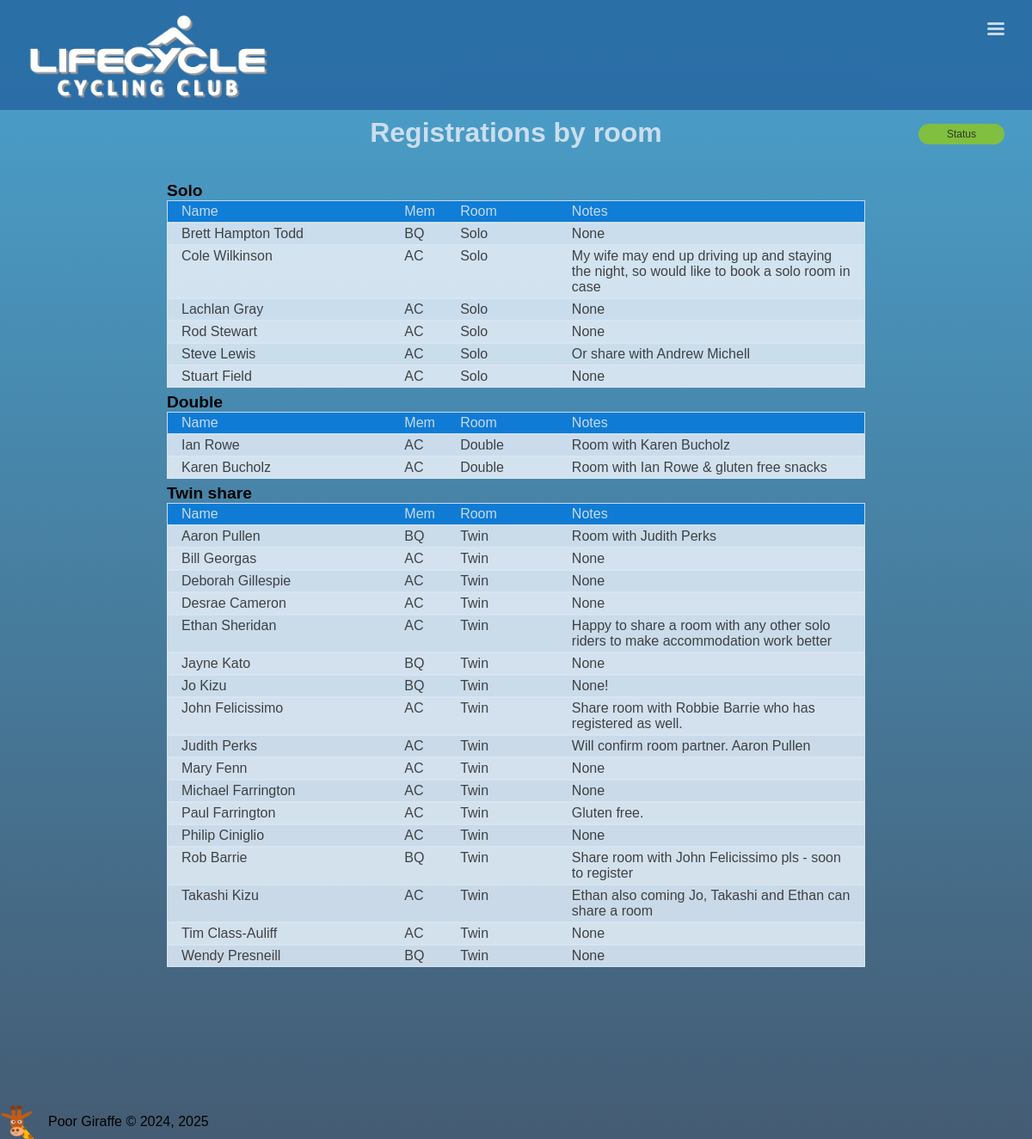
/rooms/, run on the app's committed database.
### book/models.py (models this page shows, shortened)
class Registration(models.Model):
	name = models.CharField(max_length=30)
	email = models.EmailField()
	membership = models.ForeignKey(Membership, on_delete=models.CASCADE, null=True)
	status = models.ForeignKey(Status, on_delete=models.CASCADE)
	room = models.ForeignKey(RoomType, on_delete=models.CASCADE)
	notes = models.CharField(max_length=100, blank=True, null=True)
	regdate = models.DateField(auto_now_add = True, blank=True, null=True)

class Membership(models.Model):
	membership = models.CharField(max_length=30)
	code = models.CharField(max_length=3)

class RoomType(models.Model):
	description = models.CharField(max_length=20)
	supplement = models.IntegerField()
	amount = models.DecimalField(max_digits=6, decimal_places=2, blank=True, null=True)
	includes = models.CharField(max_length=200, blank=True, null=True)
	def __str__(self):
		return self.description

### book/views.py (the view)
# urls.py: path('rooms/', registrations_room, name='rooms'),
def registrations_room(request):
	registrations = Registration.objects.all().order_by('name')
	context = {
		'registrations': registrations,
	}
	return render(request, 'registrations_room.html', context)

### book/template/registrations_room.html (shortened to what this page needs)
{% extends 'base.html' %}
{% load static %}
{% block main %}
	<main>
		<h1>Registrations by room</h1>
		<div class="registrations">
			<h2>Solo</h2>
			<div class="header"><p>Name</p><p>Mem</p><p>Room</p><p>Notes</p></div>
			<ul>
			{% for reg in registrations %}
				{% if reg.room.id == 2 %}
					<li><a href="{{ reg.id }}"><p>{{ reg.name|title }}</p><p>{{ reg.membership.code }}</p><p>{{ reg.room }}</p><p>{{ reg.notes }}</p></a></li>
				{% endif %}
			{% endfor %}
			</ul>
			<h2>Double</h2>
			<div class="header"><p>Name</p><p>Mem</p><p>Room</p><p>Notes</p></div>
			<ul>
			{% for reg in registrations %}
				{% if reg.room.id == 1 %}
					<li><a href="{{ reg.id }}"><p>{{ reg.name|title }}</p><p>{{ reg.membership.code }}</p><p>{{ reg.room }}</p><p>{{ reg.notes }}</p></a></li>
				{% endif %}
			{% endfor %}
			</ul>
			<h2>Twin share</h2>
			<div class="header"><p>Name</p><p>Mem</p><p>Room</p><p>Notes</p></div>
			<ul>
			{% for reg in registrations %}
				{% if reg.room.id == 3 %}
					<li><a href="{{ reg.id }}"><p>{{ reg.name|title }}</p><p>{{ reg.membership.code }}</p><p>{{ reg.room }}</p><p>{{ reg.notes }}</p></a></li>
				{% endif %}
			{% endfor %}
			</ul>
		</div>
		<a href="{% url 'registrations' %}">
			<button class="button_room">Status</button>
		</a>
	</main>
{% endblock %}

### book/static/base_style.css (style rules this page uses)
:root { --clr-background: linear-gradient(hsl(200, 58%, 50%, 0.9), hsl(210, 58%, 20%, 0.8)); --clr-card: hsl(200, 60%, 55%, 0.9); --clr-nav: hsl(208, 60%, 40%, 0.9); --clr-green: hsl(90, 50%, 50%); --clr-red: hsl(0, 90%, 50%); --clr-blue: hsl(208, 90%, 45%, 0.9); --clr-yellow: hsl(70, 90%, 50%, 0.9); --clr-white: hsl(208, 50%, 90%, 0.9); --clr-black: hsl(0, 0%, 10%, 0.8); --clr-shadow: hsl(200, 50%, 100%, 0.5); --clr-border: hsl(0, 0%, 100%); }
*, *::before, *::after { box-sizing: border-box; }
a { text-decoration: none; color: inherit; }
* { margin: 0; padding: 0; }
html { font-size: clamp(14px, 2vw, 16px); }
body { width: 100vw; min-height: 100vh; background: var(--clr-background); font-family: Arial, san-serif, HankenGrotesk; font-weight: 300; }
main { width: 100vw; min-height: 60vh; margin: 8rem auto; display: flex; gap: 0rem; flex-direction: column; align-items: center; justify-content: center; }
p { max-width: 50ch; }
h1 { color: var(--clr-white); margin-top: 0.5rem; }
ul { list-style: none; }
@media (min-width: 660px) { body { font-size: 16px; } }
@media (min-width: 660px) { main { width: clamp(400px, 90vw, 812px); min-height: 60vh; margin: 8rem auto; display: flex; gap: 2rem; flex-direction: column; align-items: center; justify-content: center; } }

### book/static/style.css (style rules this page uses)
button { width: 100%; margin: 1rem 0 0 0; padding: 5px 2rem; border: none; border-radius: 15px; font-size: 1.5rem; color: var(--clr-black); background: var(--clr-green); cursor: pointer; }
.registrations { position: relative; width: 100%; margin: 0 auto; display: flex; flex-direction: column; }
.registrations h2 { font-size: 1.2rem; margin-top: 6px; }
.registrations ul { list-style: none; }
.registrations .header, .registrations li a { display: grid; grid-template-columns: 4fr 1fr 2fr 5fr; border: solid 1px var(--clr-white); color: var(--clr-white); background: var(--clr-blue); padding: 3px 1rem; }
.registrations li a { border: solid 1px var(--clr-white); color: var(--clr-black); background: var(--clr-white); }
.registrations li:nth-child(even) { background: var(--clr-shadow); }
.button_room { font-size: 12px; width: 100px; position: absolute; top: 8rem; right: 2rem; }

### data on the page
Registration: name "Brett Hampton Todd", membership.code "BQ", room "Solo", notes "None"
Registration: name "Cole Wilkinson", membership.code "AC", room "Solo", notes "My wife may end up driving up and staying the night, so would like to book a solo room in case"
Registration: name "Lachlan Gray", membership.code "AC", room "Solo", notes "None"
Registration: name "Rod Stewart", membership.code "AC", room "Solo", notes "None"
Registration: name "Steve Lewis", membership.code "AC", room "Solo", notes "Or share with Andrew Michell"
Registration: name "Stuart Field", membership.code "AC", room "Solo", notes "None"
Registration: name "Ian Rowe", membership.code "AC", room "Double", notes "Room with Karen Bucholz"
Registration: name "Karen Bucholz", membership.code "AC", room "Double", notes "Room with Ian Rowe & gluten free snacks"
Registration: name "Aaron Pullen", membership.code "BQ", room "Twin", notes "Room with Judith Perks"
Registration: name "Bill Georgas", membership.code "AC", room "Twin", notes "None"
Registration: name "Deborah Gillespie", membership.code "AC", room "Twin", notes "None"
Registration: name "Desrae Cameron", membership.code "AC", room "Twin", notes "None"
Registration: name "Ethan Sheridan", membership.code "AC", room "Twin", notes "Happy to share a room with any other solo riders to make accommodation work better"
Registration: name "Jayne Kato", membership.code "BQ", room "Twin", notes "None"
Registration: name "Jo Kizu", membership.code "BQ", room "Twin", notes "None!"
Registration: name "John Felicissimo", membership.code "AC", room "Twin", notes "Share room with Robbie Barrie who has registered as well."
Registration: name "Judith Perks", membership.code "AC", room "Twin", notes "Will confirm room partner. Aaron Pullen"
Registration: name "Mary Fenn", membership.code "AC", room "Twin", notes "None"
Registration: name "Michael Farrington", membership.code "AC", room "Twin", notes "None"
Registration: name "Paul Farrington", membership.code "AC", room "Twin", notes "Gluten free."
Registration: name "Philip Ciniglio", membership.code "AC", room "Twin", notes "None"
Registration: name "Rob Barrie", membership.code "BQ", room "Twin", notes "Share room with John Felicissimo pls - soon to register"
Registration: name "Takashi Kizu", membership.code "AC", room "Twin", notes "Ethan also coming Jo, Takashi and Ethan can share a room"
Registration: name "Tim Class-Auliff", membership.code "AC", room "Twin", notes "None"
Registration: name "Wendy Presneill", membership.code "BQ", room "Twin", notes "None"
